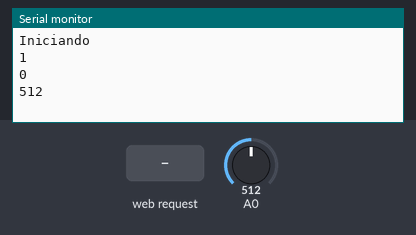
The sketch below on a simulated ESP8266 (NodeMCU). On the bench: the last lines printed to the serial monitor. Inputs (shaded band) come from the test bench; at power-on: A0 = 512. WiFi joins after 1.5 s; servers stay silent unless stated; EEPROM starts erased.

Above: at 7.7 s.
7.8 s: HTTP request GET /?min= received
At 9.0 s:
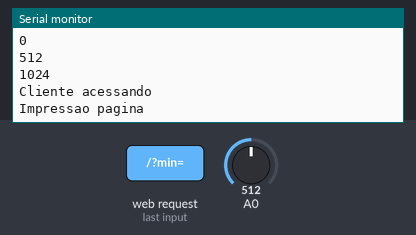
10.0 s: A0 set to 716
At 11.3 s:
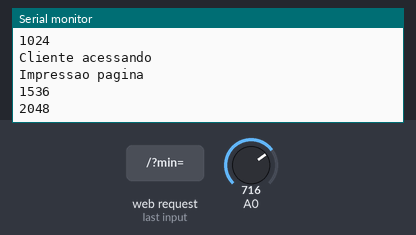
11.5 s: A0 set to 900
At 12.3 s:
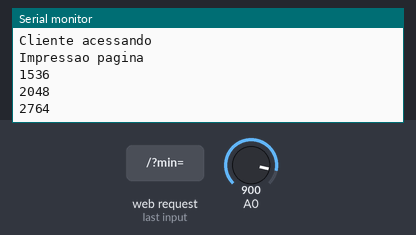
Timing chart, 0 to 14.5 s (numbered marks = the images above; inputs shaded):
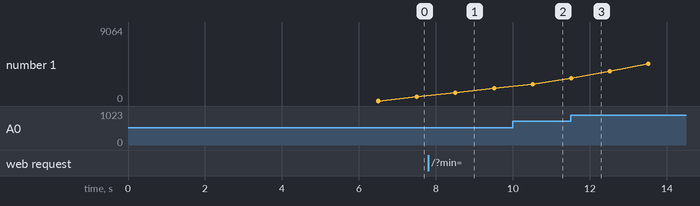

Measured:
- after the input at 7.8 s, the serial monitor: prints a new line after 0.71 s (image 1)
- plotted number 1: 2048 → 9064 after the input at 11.5 s

The sketch:

code.ino
```cpp
#include <WiFiManager.h>
#include <ESP8266WiFi.h>
#include <EEPROM.h>


WiFiManager wifiManager;

WiFiServer server(80);
WiFiClient client;

String header;

#define LM35 19
#define sensor 5
#define led_modulo 2


int temperatura;
int humidade = 600;
int min_humidade = 0;
int contagem = 0;
int media = 0;
int qnt_tempo = 0;
bool info_status = false;

void setup() {
  wifiManager.autoConnect("Irrigacao LH v.2");
  Serial.begin(115200);
  EEPROM.begin(256);
  min_humidade = EEPROM.read(0)*4;
  humidade = EEPROM.read(1)*4;
  pinMode(LM35, INPUT);
  pinMode(sensor, INPUT);

  delay(5000);
  // Boot service irrigation
  Serial.println("Iniciando");
  //print on serial connection status
  Serial.println(wifiManager.autoConnect());
//  Serial.println(wifiManager.getWiFiIsSaved());
//  Serial.println(wifiManager.getWiFiSSID());

  server.begin();
  digitalWrite(led_modulo,LOW);


}

void loop() {
//  identify connection status
//  Serial.println(wifiManager.autoConnect());
//  digitalWrite(led_modulo,HIGH);

  client = server.available();
  Serial.println(media);
  if(contagem > 60){
    humidade = media / 60;
    EEPROM.write(1,humidade/4);
    EEPROM.commit();
    media = 0;
    contagem = 0;
  } else {
    media += analogRead(sensor);

  }

  if(humidade > min_humidade){
    info_status = true;
  } else {
    info_status = false;
  }


  if(client){
    Serial.println("Cliente acessando");

    String request = client.readStringUntil('\r');
    int valor_min = request.indexOf("/?min=");
    if(valor_min > 0){

      String teste = String(request[valor_min+6]);
      teste += String(request[valor_min+7]);
      teste += String(request[valor_min+8]);
      min_humidade = teste.toInt();
      EEPROM.write(0, min_humidade/4);
      EEPROM.commit();

    }


    while(client.available()){
      char c = client.read();
      header += c;
    }

    client.flush();
    Serial.println("Impressao pagina");
    client.println(textoHtmlPagina());
  }


  contagem++;
  if(info_status) qnt_tempo++;
  else qnt_tempo = 0;
  delay(1000);

}


String textoHtmlPagina(){
  String htmlPage;
  htmlPage.reserve(1024);

  htmlPage = F("HTTP/1.1 200 OK\r\n"
               "Content-Type: text/html\r\n"
               "Connection: close\r\n"  // the connection will be closed after completion of the response
               "\r\n");
  htmlPage += F("<!DOCTYPE HTML>"
                "<html lang=\"pt-BR\"><head>"
//                "<link rel=\"stylesheet\" "
//                "href=\"https://cdn.jsdelivr.net/npm/bootstrap@4.6.0/dist/css/bootstrap.min.css\" "
//                "integrity=\"sha384-B0vP5xmATw1+K9KRQjQERJvTumQW0nPEzvF6L/Z6nronJ3oUOFUFpCjEUQouq2+l\" "
//                "crossorigin=\"anonymous\">"
                "<title>Sistema de Irrigacao</title><meta charset=\"utf-8\"></head><body style=\"background-color:#F0FFFF\">"
                "<center><h1>Sistema de Irrigacao Vigiato v.2.2</h1>"
                "</br></br>"

                "<div>"
                "<table style=\"font-size: 1.5em;\">"
                "<tr >"
                "<td>Temperatura atual:</td>"
                "<td> ");
//  temperatura = analogRead(LM35)/1024.0;
  temperatura = (float(analogRead(LM35))*5/(1023))/0.01;

  htmlPage += (String) temperatura;

  htmlPage += F(
    " c</td></tr><tr><td>Status de Irrigação: </td><td><em style=\"color:"
    );

  if(info_status){
    htmlPage += (String)"green";
  } else {
    htmlPage += (String)"red";
  }
  htmlPage += F(";\"><b>");

  if(info_status){
    htmlPage += "ATIVO";
  } else {
    htmlPage += "DESLIGADO";
  }

  htmlPage += F("</b></em></td>");
  if(info_status){
    htmlPage += F("<tr><td>Tempo de Irrigação: </td><td>");
    htmlPage += qnt_tempo;
    htmlPage += F("</td></tr></table>");

  } else {
    htmlPage += F("</tr></table>");
  }

  htmlPage += F(
              "</div><div style=\"margin-top: 35px;\"><em style=\"font-size: 2em;\">"
              "<b>Informações do Equipamento</b></em>"
              "<table style=\"margin-top:8px; font-size: 1.5em;\"><tr></tr>"
              "<tr><td>Wi-Fi conectado: </td><td>"
    );

  htmlPage += WiFi.SSID();

  htmlPage += F(
     "</td></tr><tr><td>Codigo equipamento:  </td><td style=\"color:red\"><b>"
  );

  htmlPage += WiFi.softAPmacAddress();

  htmlPage += F(
    "</b></td></tr></table>"
    "</div><div style=\"margin-top: 35px;\">"
    "<em style=\"font-size: 2em;\"> <b>Informações do Sistema</b></em>"
      "<table style=\"margin-top:8px; font-size: 1.5em;\">"
        "<tr><td>Nivel de umidade atual:</td><td>"
    );

  htmlPage += (String)humidade;

  htmlPage += F(
    "</td></tr><tr><td>Valor minimo umidade:</td><td>"
    );

  htmlPage += (String)min_humidade;

  htmlPage += F(
    "</td></tr>"
    "<tr><form method=\"get\"><td>Alterar Minimo: "
    "<input type=\"text\" name=\"min\" maxlength=\"3\" value=\"");

  htmlPage += (String)min_humidade;

  htmlPage += F(
    "\" style=\"width:3em; font-size:0.9em;\"></td>"
    "<td><button type=\"submit\" style=\"background-color:#2E8B57; font-size:1em; border: none; height:100%; color: white; padding: 3px 10px;\">"
    "Alterar</button></form></td></tr></table></div>"
    );


  return htmlPage;
}
```
